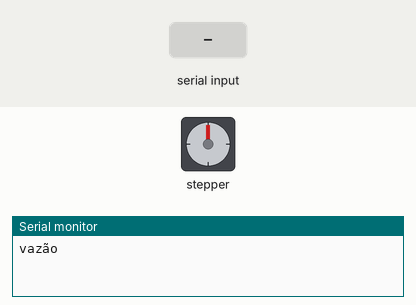
A sketch run on a simulated Arduino Uno, built with avr-gcc and run on an emulated ATmega328P. Parts: stepper motor, the last lines printed to the serial monitor. Wiring (inferred from the names in the program): stepper motor (2048 steps per turn assumed): coils pin 8, pin 9, pin 10, pin 11. Inputs (shaded band) come from the test bench.

Above: at 1.2 s.
1.3 s: "90,45\n" received over Serial
At 2.1 s:
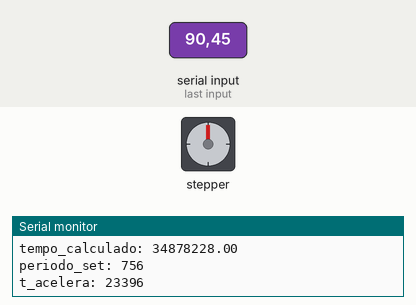
Timing chart, 0 to 10.3 s (numbered marks = the images above; inputs shaded):
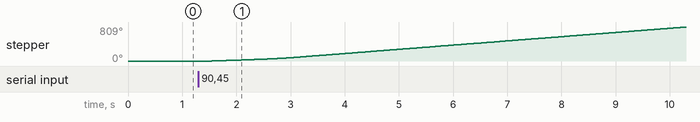

The sketch:

steps.ino
```cpp
// unidade de comprimento = [mm]
//passos/volta =
//redução = 9 voltas do motor para 1 revolução
//1 revolução -> 2.5mm
// periodo mínimo = 500 microsegundos = 5ms
// pedir a vazão em [mL/min]

float D = 36.5; //diâmetro
float z = 2.5;  //avanço do pistão

unsigned int freq = 490;
int pino1 = 8;
int pino2 = 9;
int pino3 = 10;
int pino4 = 11;
unsigned int passos = 46100; // n passos por volta
unsigned int periodo = 1000;
unsigned int periodo_inicial = 2000;
unsigned int acel = 10;
float vazao = 0;


void setup() {
  // put your setup code here, to run once:
  Serial.begin(9600);
  pinMode(pino1, OUTPUT);
  pinMode(pino2, OUTPUT);
  pinMode(pino3, OUTPUT);
  pinMode(pino4, OUTPUT);
}

void loop() {
  Serial.println("vazão");
  while (Serial.available() == 0);
  int vazao = Serial.parseInt();
  //  Serial.println("numero de passos");
  //  while (Serial.available() == 0);
  //  int passos = Serial.parseInt();
  //  Serial.println(Serial.available());
  //  Serial.println("periodo");
  //  while (Serial.available() == 0);
  //  periodo = Serial.parseInt();
  //  steps(passos, periodo, periodo_inicial, acel, vazao);
  steps(passos, periodo, periodo_inicial, acel, vazao);
  Serial.println("finalizado.");
  digitalWrite(pino1, LOW);
  digitalWrite(pino2, LOW);
  digitalWrite(pino3, LOW);
  digitalWrite(pino4, LOW);
}
```

STEP.ino
```cpp
// 2615,87 mm3 -> 9 voltas
// vazão =
// fator de conversão de [mL/min] para [mm3/µs] = 1.666666667E-5

void steps(unsigned int n_passos, unsigned int periodo, int periodo_inicial, int acel, float vazao) {
  byte sequencia = 0;
  unsigned int cont = 0;
  unsigned int periodo_set;
  periodo = periodo_inicial;

  float inicio = 0, fim = 0, t = 0;

  //10 revoluções -> 25cm -> 90 voltas no máximo (1 volta = 4610 passos)
  // volume deslocado máximo = 261 586,68 mm3
  // encontrar o tempo

  float volume = 26158.67; //mm3 (z = 5mm)
  float tempo = 0;
  float tempo_decorrido = 0;

  vazao = vazao * 1.666666667E-5;
  Serial.print("vazão (mm3/µs): ");
  Serial.println(vazao, 10);

  tempo = volume / vazao;

  Serial.print("tempo_calculado: ");
  Serial.println(tempo);

  periodo_set = tempo / n_passos;

  Serial.print("periodo_set: ");
  Serial.println(periodo_set);

  unsigned int n_passos_acel = 9 * (periodo_inicial - periodo_set) / acel;
  unsigned int n_passos_decel = n_passos - n_passos_acel;

  unsigned int per = 0, t_acelera = 0;
  // para calcular o tempo se for dado o número de passos:
  for (int i = 0; i < n_passos_acel / 9; i++) {
    per = per - acel;
    //    Serial.print("per: ");
    //    Serial.println(per);
    for (int j = 0; j < 8; j++) {
      t_acelera = t_acelera + per;
    }
    t_acelera = t_acelera + per;
    //    Serial.print("t_acelera: ");
    //    Serial.println(t_acelera);
  }
  // obs: meus testes indicam que há uma diferença de mais ou
  // menos 100 000 µs/volta entre o tempo real e o calculado
  // creio que este seja o tempo o chip utiliza para executar as instruções
  //  t_mcu = (n_passos - 2 * n_passos_acel) * periodo_mcu;
  //  t_calculado = 2 * t_acelera + t_mcu + (n_passos / 4610) * 118000;
  Serial.print("t_acelera: ");
  Serial.println(t_acelera);

  inicio = micros();
  if (periodo_set < 500) {
    Serial.println("Vazão muito alta!");
  }
  else {
    while (cont < n_passos) {
      if (sequencia == 0) {
        digitalWrite(pino1, HIGH);
        digitalWrite(pino2, LOW);
        digitalWrite(pino3, LOW);
        digitalWrite(pino4, LOW);
      }
      if (sequencia == 1) {
        digitalWrite(pino1, HIGH);
        digitalWrite(pino2, HIGH);
        digitalWrite(pino3, LOW);
        digitalWrite(pino4, LOW);
      }
      if (sequencia == 2) {
        digitalWrite(pino1, LOW);
        digitalWrite(pino2, HIGH);
        digitalWrite(pino3, LOW);
        digitalWrite(pino4, LOW);
      }
      if (sequencia == 3) {
        digitalWrite(pino1, LOW);
        digitalWrite(pino2, HIGH);
        digitalWrite(pino3, HIGH);
        digitalWrite(pino4, LOW);
      }
      if (sequencia == 4) {
        digitalWrite(pino1, LOW);
        digitalWrite(pino2, LOW);
        digitalWrite(pino3, HIGH);
        digitalWrite(pino4, LOW);
      }
      if (sequencia == 5) {
        digitalWrite(pino1, LOW);
        digitalWrite(pino2, LOW);
        digitalWrite(pino3, HIGH);
        digitalWrite(pino4, HIGH);
      }
      if (sequencia == 6) {
        digitalWrite(pino1, LOW);
        digitalWrite(pino2, LOW);
        digitalWrite(pino3, LOW);
        digitalWrite(pino4, HIGH);
      }
      if (sequencia == 7) {
        digitalWrite(pino1, HIGH);
        digitalWrite(pino2, LOW);
        digitalWrite(pino3, LOW);
        digitalWrite(pino4, HIGH);
      }
      if (sequencia < 8) {
        sequencia++;
      }
      else {
        sequencia = 0;
        if (cont < n_passos_acel) {
          periodo = periodo - acel;
          //Serial.println(periodo);
        }
        if (cont > n_passos_decel) {
          if (periodo < periodo_inicial) {
            periodo = periodo + acel;
            //Serial.println(periodo);
          }
        }
      }
      cont++;
      delayMicroseconds(periodo);
      tempo_decorrido = micros() - inicio;
    }
  }
  fim = micros();
  t = fim - inicio;
  Serial.print("tempo_decorrido (µs): ");
  Serial.println(t);
}
```

Measured:
- after the input at 1.3 s, stepper: keeps turning clockwise at about 92°/s, starting after 0.24 s
